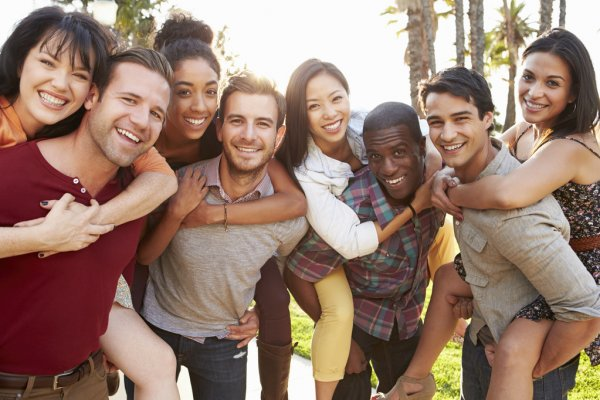
#> input picture FRANTZ_Corentin/tp1_webapp_python/ressources/test2.jpg, 600 x 400 px
$ jupyter execute tp_face.ipynb
#> lines starting #> are read from the running program, lines starting #| are printed output that depends on the picture
[cell 1]
import numpy as np
import cv2
import matplotlib.pyplot as plt

[cell 2]
def faceDetect():

    # Load the cascade
    face_cascade = cv2.CascadeClassifier(cv2.data.haarcascades +'haarcascade_frontalface_default.xml')
    # Read the input image
    img = cv2.imread('ressources/test2.jpg')
#> img is the input picture: shape (400, 600, 3); mean B, G, R 109.4, 123.2, 150.2
    # Convert into grayscale
    gray = cv2.cvtColor(img, cv2.COLOR_BGR2GRAY)
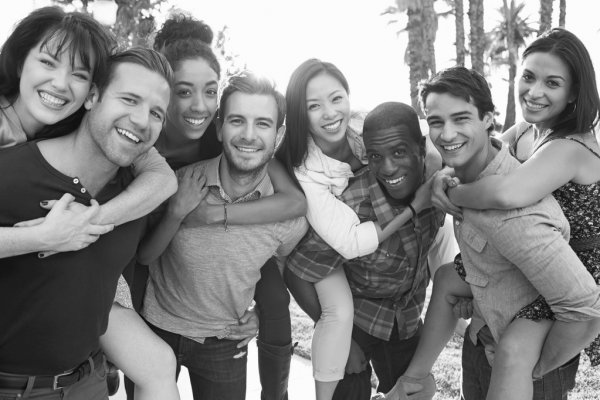
#> gray: shape (400, 600); min 4, max 255, mean 129.7
    # Detect faces
    faces = face_cascade.detectMultiScale(gray, 1.1, 4)
#> faces = [[299, 82, 55, 55], [215, 96, 69, 69], [507, 55, 67, 67], [165, 67, 64, 64], [413, 93, 71, 71]]


    list_json = []
    for (x, y, w, h) in faces:
        list_json.append({"x": int(x), "y": int(y), "w": int(w), "h": int(h)})
#> this loop made 5 passes
#> after the loop, list_json = 5 items
    return list_json
